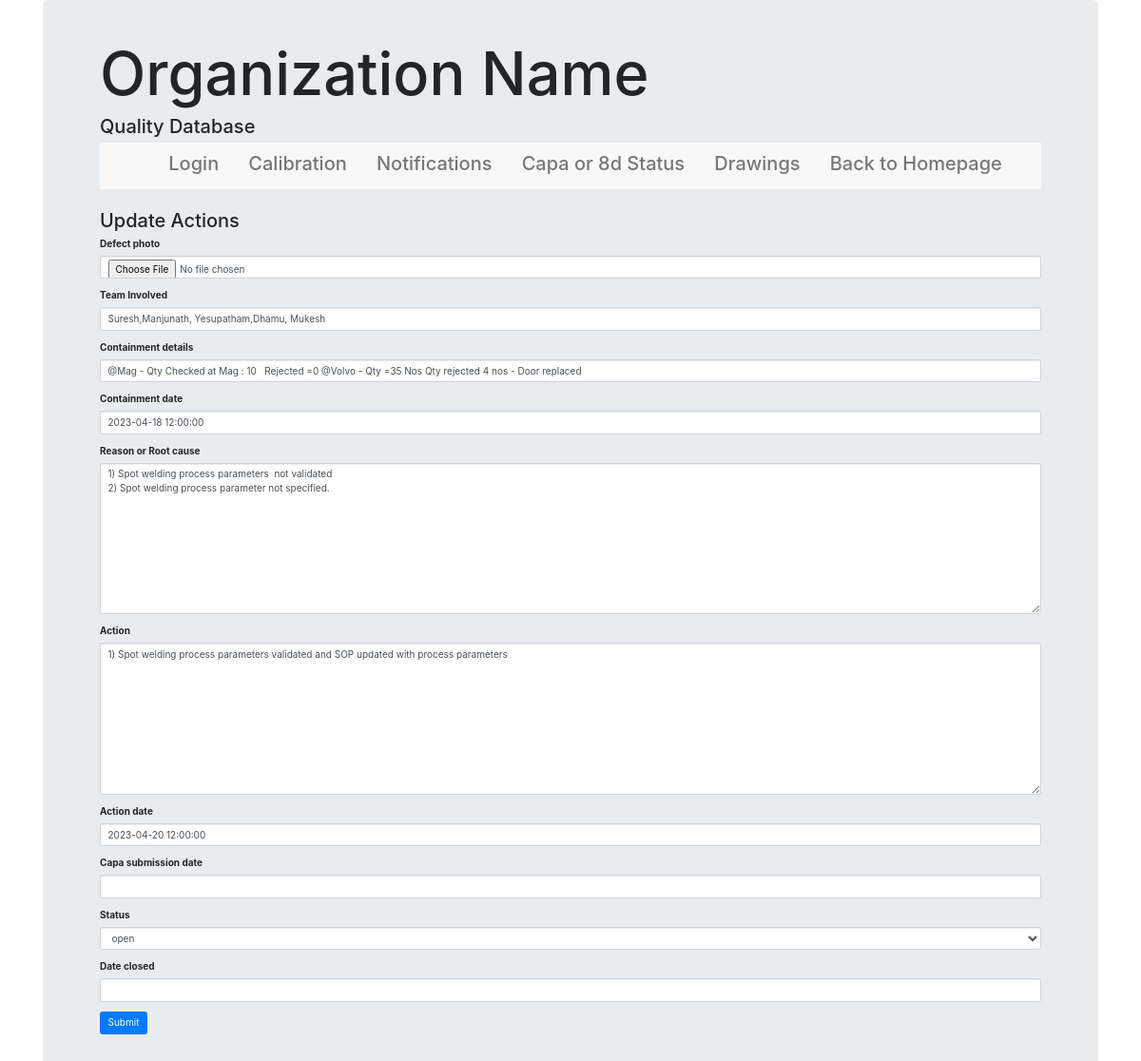
Page /capaupdate/4/ on the committed database.
### capa/models.py (models this page shows, shortened)
class Capa(models.Model):
    date = models.DateField(default=now,null=True,blank=True)
    Customer =models.CharField(max_length=256)
    Part_name = models.CharField(max_length=256)
    Part_No = models.CharField(max_length=256,null=True,blank=True)
    Sub_assembly = models.CharField(max_length=256,null=True,blank=True)
    type_choices =(("Complaint", "Complaint"),("Information","Information"))
    Type_of_reporting =models.CharField(max_length=256,choices =type_choices,default ="Information",null=True,blank=True )
    Issue_reported =models.TextField(max_length=256)
    New_or_repeat_choices =(("New", "New"),("Repeated","Repeated"))
    New_or_repeated =models.CharField(max_length=256,choices =New_or_repeat_choices,default ="New",null=True,blank=True )
    Defect_photo=models.FileField(blank=True,upload_to='capa/Defect',null=True)
    Team_Involved=models.CharField(max_length=256,null=True,blank=True)
    Qty_rejected =models.CharField(max_length=256,null=True,blank=True)
    Containment_details  =models.CharField(max_length=256,null=True,blank=True)
    containment_date = models.DateTimeField(null=True,blank=True)
    Reason_or_Root_cause = models.TextField(null=True,blank=True)
    Action = models.TextField(null=True,blank=True)
    Action_photo=models.FileField(blank=True,upload_to='capa/Action',null=True)
    action_date = models.DateTimeField(null=True,blank=True)
    Action_report1=models.FileField(blank=True,upload_to='capa/Action',null=True)
    Action_report2=models.FileField(blank=True,upload_to='capa/Action',null=True)
    Action_report3=models.FileField(blank=True,upload_to='capa/Action',null=True)
    capa_submission_date=models.DateTimeField(null=True,blank=True)
    Resp = models.ForeignKey(User,on_delete=models.SET_NULL,null=True,blank=True)
    status_choices =(("open", "open"),("closed","closed"))
    Status=models.CharField(max_length=256,choices = status_choices,default ="open",null=True,blank=True )
    date_closed = models.DateTimeField(null=True,blank=True)
    Process_Resp = models.CharField(max_length=256,null=True,blank=True)
    Monitoring_action = models.CharField(max_length=256,null=True,blank=True)
    Lesson_learnt = models.TextField(null=True,blank=True)
    Audit_points = models.CharField(max_length=256,null=True,blank=True)
    Remarks = models.CharField(max_length=256,blank=True)

### capa/views.py (the view)
# urls.py: path('capaupdate/<int:pk>/', CapaUpdateView.as_view(), name='capaupdate'),
class CapaUpdateView(UpdateView):
    model =models.Capa
    fields = ('Defect_photo','Team_Involved','Containment_details','containment_date','Reason_or_Root_cause','Action','action_date','capa_submission_date','Status','date_closed')
    success_url = ('/capa2')
    def get_form(self):
        form = super().get_form()
        form.fields['containment_date'].widget=DateTimePickerInput()
        form.fields['action_date'].widget=DateTimePickerInput()
        form.fields['capa_submission_date'].widget=DateTimePickerInput()
        form.fields['date_closed'].widget=DateTimePickerInput()
        return form

### templates/capa/capa_form.html (shortened to what this page needs)
{% extends "home.html"%}
{% block body_block %}
<h2>
  {% if form.instance.pk %}
  Update Actions
  {% else %}
  Update Issue
  {% endif %}
  {% load bootstrap4 %}
    {% bootstrap_css %}
</h2>
<form  method="post"  enctype="multipart/form-data">
  {% bootstrap_form form %}
  <input type="submit" class="btn btn-primary" value="Submit">
</form>
{%  endblock %}

### rows in the picture
Capa: Team_Involved "Suresh,Manjunath, Yesupatham,Dhamu, Mukesh", Containment_details "@Mag - Qty Checked at Mag : 10 Rejected =0 @Volvo - Qty =35 Nos Qty rejected 4 nos - Door replaced", containment_date "2023-04-18 12:00:00", Reason_or_Root_cause "1) Spot welding process parameters not validated 2) Spot welding process parameter not specified.", Action "1) Spot welding process parameters validated and SOP updated with process parameters", action_date "2023-04-20 12:00:00", Status "open"
